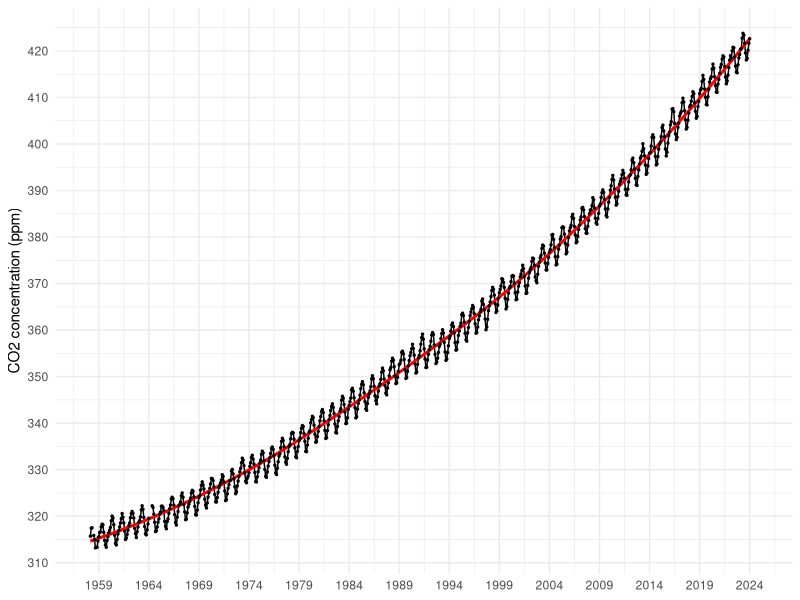

Write the R code that produced this figure.
## ---- chunk 1
#| message: false
#| warning: false
library(readr)
library(dplyr)
library(lubridate)
library(ggplot2)

co2 = read_csv(
    "monthly_in_situ_co2_mlo.csv",
    col_names=FALSE,
    comment="\"",
    trim_ws=TRUE,
    skip=64,
    col_types=cols(X1=col_integer(), X2=col_integer(), .default=col_double()),
    col_select=c(
        year=X1,
        month=X2,
        co2=X5,
        co2_adj=X6,
        fit=X7,
        fit_adj=X8,
        co2f=X9,
        co2f_adj=X10
    )
)

co2 |>
    mutate(across(everything(), ~ replace(., . < 0, NA))) |>
    mutate(date=make_date(year, month)) |>
    select(date, co2:co2f_adj) |>
    ggplot(mapping=aes(x=date, y=co2)) +
    geom_line() +
    geom_smooth(color="red") +
    geom_point(size=0.5) +
    scale_x_date(date_breaks="5 years", date_labels="%Y") +
    scale_y_continuous(n.breaks=15) +
    labs(x=NULL, y="CO2 concentration (ppm)") +
    theme_minimal()
